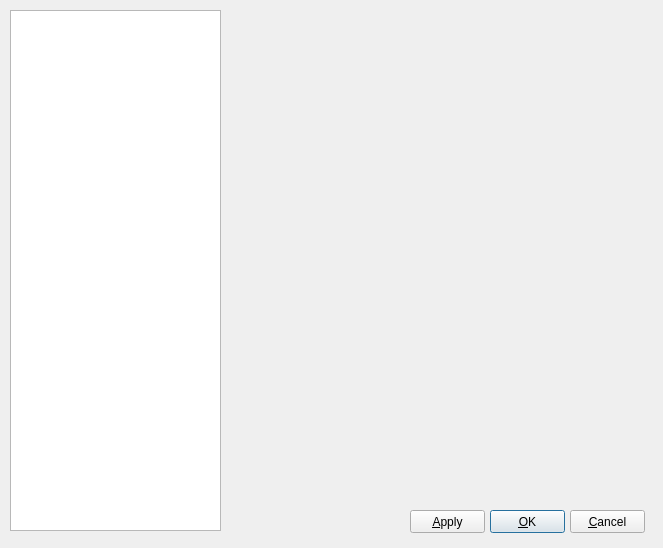
<?xml version="1.0" encoding="UTF-8"?>
<ui version="4.0">
 <class>ConfigureDlg</class>
 <widget class="QDialog" name="ConfigureDlg">
  <property name="geometry">
   <rect>
    <x>0</x>
    <y>0</y>
    <width>663</width>
    <height>548</height>
   </rect>
  </property>
  <property name="windowTitle">
   <string>Dialog</string>
  </property>
  <property name="locale">
   <locale language="English" country="UnitedStates"/>
  </property>
  <widget class="QTreeView" name="tvOptionsList">
   <property name="geometry">
    <rect>
     <x>10</x>
     <y>10</y>
     <width>211</width>
     <height>521</height>
    </rect>
   </property>
   <attribute name="headerVisible">
    <bool>false</bool>
   </attribute>
  </widget>
  <widget class="QPushButton" name="btnCancel">
   <property name="geometry">
    <rect>
     <x>570</x>
     <y>510</y>
     <width>75</width>
     <height>23</height>
    </rect>
   </property>
   <property name="text">
    <string>&amp;Cancel</string>
   </property>
  </widget>
  <widget class="QPushButton" name="btnOk">
   <property name="geometry">
    <rect>
     <x>490</x>
     <y>510</y>
     <width>75</width>
     <height>23</height>
    </rect>
   </property>
   <property name="text">
    <string>&amp;OK</string>
   </property>
   <property name="default">
    <bool>true</bool>
   </property>
  </widget>
  <widget class="QPushButton" name="btnApply">
   <property name="geometry">
    <rect>
     <x>410</x>
     <y>510</y>
     <width>75</width>
     <height>23</height>
    </rect>
   </property>
   <property name="text">
    <string>&amp;Apply</string>
   </property>
  </widget>
 </widget>
 <resources/>
 <connections/>
</ui>
